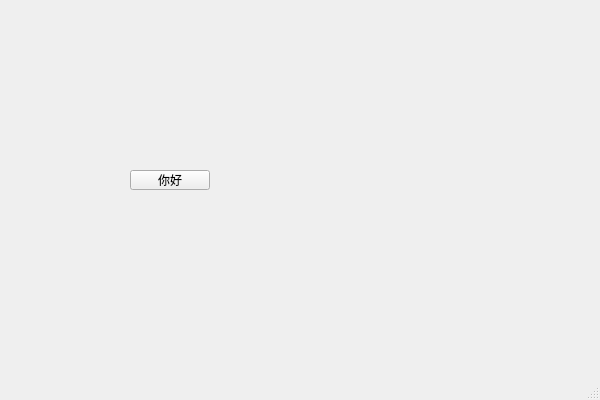
<?xml version="1.0" encoding="UTF-8"?>
<ui version="4.0">
 <class>ClientClass</class>
 <widget class="QMainWindow" name="ClientClass">
  <property name="geometry">
   <rect>
    <x>0</x>
    <y>0</y>
    <width>600</width>
    <height>400</height>
   </rect>
  </property>
  <property name="windowTitle">
   <string>Client</string>
  </property>
  <widget class="QWidget" name="centralWidget">
   <widget class="QPushButton" name="pushButton">
    <property name="geometry">
     <rect>
      <x>130</x>
      <y>170</y>
      <width>80</width>
      <height>20</height>
     </rect>
    </property>
    <property name="text">
     <string>你好</string>
    </property>
   </widget>
  </widget>
  <widget class="QStatusBar" name="statusBar"/>
  <widget class="QMenuBar" name="menuBar">
   <property name="geometry">
    <rect>
     <x>0</x>
     <y>0</y>
     <width>600</width>
     <height>21</height>
    </rect>
   </property>
  </widget>
 </widget>
 <layoutdefault spacing="6" margin="11"/>
 <resources>
  <include location="Client.qrc"/>
 </resources>
 <connections/>
</ui>
